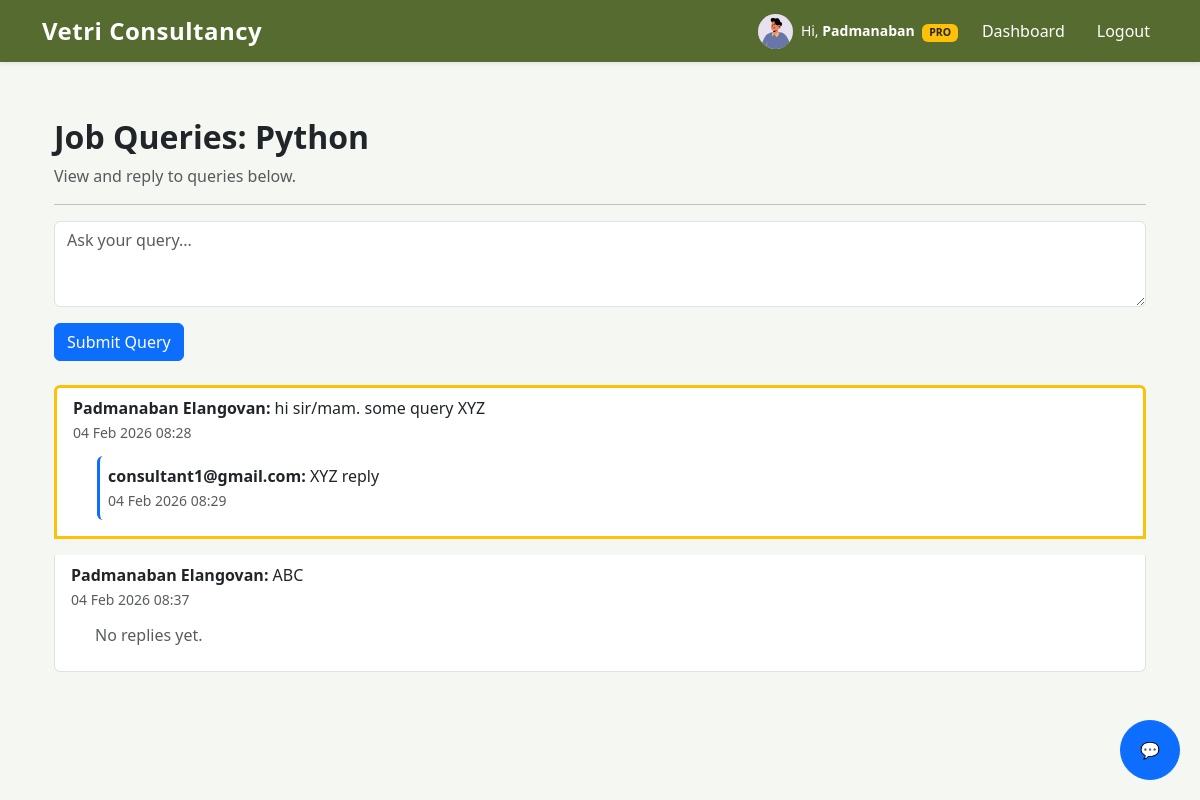
Screenshot of /jobs/21/queries/ (signed in) with the database file from the repository.
### accounts/models.py (models this page shows, shortened)
class User(AbstractUser):
    ROLE_CHOICES = (
        ('CANDIDATE', 'Candidate'),
        ('CONSULTANT', 'Consultant'),
        ('ADMIN', 'Admin'),
    )
    username = None
    email = models.EmailField(unique=True)
    role = models.CharField(max_length=20, choices=ROLE_CHOICES, default='CANDIDATE')
    USERNAME_FIELD = 'email'
    REQUIRED_FIELDS = []
    objects = CustomUserManager()

### profiles/models.py (models this page shows, shortened)
class CandidateProfile(models.Model):
    user = models.OneToOneField(
        settings.AUTH_USER_MODEL,
        on_delete=models.CASCADE,
        related_name='profile'
    )
    first_name = models.CharField(max_length=50, blank=True)
    last_name = models.CharField(max_length=50, blank=True)
    phone = models.CharField(max_length=20, blank=True)
    location = models.CharField(max_length=100, blank=True)
    experience_years = models.DecimalField(
        max_digits=4, decimal_places=1, null=True, blank=True
    )
    skills = models.TextField(blank=True, help_text="Comma-separated skills")
    resume = models.FileField(
        upload_to=user_resume_path,
        validators=[
            FileExtensionValidator(allowed_extensions=['pdf', 'doc', 'docx']),
            validate_file_size_5mb
        ],
        null=True,
        blank=True
    )
    profile_image = models.ImageField(
        upload_to=user_profile_image_path,
        null=True,
        blank=True
    )
    bio = models.TextField(blank=True, null=True)
    linkedin = models.URLField(blank=True, null=True)
    github = models.URLField(blank=True, null=True)
    created_at = models.DateTimeField(default=timezone.now)
    updated_at = models.DateTimeField(auto_now=True)

### jobs/models.py (models this page shows, shortened)
class Job(models.Model):
    JOB_TYPE_CHOICES = (
        ('FT', 'Full Time'),
        ('PT', 'Part Time'),
        ('RM', 'Remote'),
    )
    posted_by = models.ForeignKey(
        settings.AUTH_USER_MODEL,
        on_delete=models.CASCADE,
        related_name='posted_jobs'
    )
    title = models.CharField(max_length=200)
    company = models.CharField(max_length=150)
    location = models.CharField(max_length=150)
    experience = models.PositiveIntegerField(help_text="Experience in years")
    job_type = models.CharField(max_length=2, choices=JOB_TYPE_CHOICES)
    domain = models.CharField(max_length=150, help_text="Eg: Web Development, Data Science")
    skills = models.TextField(help_text="Comma separated skills")
    description = models.TextField()
    posted_on = models.DateTimeField(auto_now_add=True)
    is_active = models.BooleanField(default=True)

class JobQuery(models.Model):
    job = models.ForeignKey('Job', on_delete=models.CASCADE, related_name='queries')
    user = models.ForeignKey(settings.AUTH_USER_MODEL, on_delete=models.CASCADE)  # candidate
    question = models.TextField()
    created_at = models.DateTimeField(auto_now_add=True)
    is_resolved = models.BooleanField(default=False)

class JobQueryReply(models.Model):
    query = models.ForeignKey(JobQuery, on_delete=models.CASCADE, related_name='replies')
    user = models.ForeignKey(settings.AUTH_USER_MODEL, on_delete=models.CASCADE)  # can be candidate or consultant
    message = models.TextField()
    created_at = models.DateTimeField(auto_now_add=True)
    class Meta:
        ordering = ['created_at']

### jobs/views.py (the view, shortened to what this page needs)
# urls.py: path('<int:job_id>/queries/', job_queries_view, name='job_queries'),
@login_required
def job_queries_view(request, job_id):
    job = get_object_or_404(Job, id=job_id)
    user = request.user
    if user.role == 'CANDIDATE':
        queries = JobQuery.objects.filter(job=job, user=user)
    elif user.role == 'CONSULTANT' and job.posted_by == user:
        queries = JobQuery.objects.filter(job=job)
    else:
        return redirect('jobs:jobs_list')
    return render(request, 'jobs/job_queries.html', {
        'job': job,
        'queries': queries
    })

### subscriptions/models.py (called while the page is built)
    def is_pro(self):
        if self.plan != 'PRO':
            return False
        if self.end_date and self.end_date < timezone.now():
            return False
        return True

### jobs/templates/jobs/job_queries.html (shortened to what this page needs)
{% extends "base.html" %}
{% block content %}
<div class="container mt-5">
    <h2 class="fw-bold">Job Queries: {{ job.title }}</h2>
    <p class="text-muted">View and reply to queries below.</p>
    <hr>
    {% if user.role == 'CANDIDATE' %}
    <form method="post" class="mb-4">
        <div class="mb-3">
            <textarea name="question" class="form-control" rows="3" placeholder="Ask your query..." required></textarea>
        </div>
        <button class="btn btn-primary">Submit Query</button>
    </form>
    {% endif %}
    {% if queries %}
    <div class="list-group">
        {% for query in queries %}
        <div class="list-group-item mb-3 {% if not query.is_resolved %}border-warning border-3{% endif %}">
            <div class="d-flex justify-content-between align-items-center mb-2">
                <p class="mb-1">
                    <strong>{{ query.user.profile.first_name }} {{ query.user.profile.last_name|default:query.user.email }}:</strong>
                    {{ query.question }}
                    <br>
                    <small class="text-muted">{{ query.created_at|date:"d M Y H:i" }}</small>
                </p>
            </div>
            {% if query.replies.all %}
                {% for reply in query.replies.all %}
                <div class="ms-4 mb-2 p-2 border-start border-3 {% if reply.user.role == 'CONSULTANT' %}border-primary{% else %}border-secondary{% endif %} rounded">
                    <strong>{{ reply.user.profile.first_name }} {{ reply.user.profile.last_name|default:reply.user.email }}:</strong>
                    {{ reply.message }}
                    <br>
                    <small class="text-muted">{{ reply.created_at|date:"d M Y H:i" }}</small>
                </div>
                {% endfor %}
            {% else %}
                <p class="ms-4 text-muted">No replies yet.</p>
            {% endif %}
        </div>
        {% endfor %}
    </div>
    {% else %}
        <p class="text-muted">No queries yet for this job.</p>
    {% endif %}
</div>
{% endblock %}

### templates/base.html (shortened to what this page needs)
{% load static %}
<!DOCTYPE html>
<html lang="en">
<head>
    <link rel="stylesheet" href="https://cdn.jsdelivr.net/npm/bootstrap-icons@1.10.5/font/bootstrap-icons.css">
    <link href="https://cdn.jsdelivr.net/npm/bootstrap@5.3.3/dist/css/bootstrap.min.css" rel="stylesheet">
</head>
<body>
    {% if not hide_nav %}
    <nav class="navbar navbar-expand-lg fixed-top shadow-sm">
        <div class="container">
            <a class="navbar-brand logo"
                href="{% if user.is_authenticated %}{% url 'jobs:jobs_list' %}{% else %}{% url 'accounts:login' %}{% endif %}">
                Vetri Consultancy
            </a>
            <div class="collapse navbar-collapse" id="navbarNav">
                <ul class="navbar-nav ms-auto align-items-center gap-3">
                    {% if user.is_authenticated %}
<li class="nav-item d-flex align-items-center gap-2">
    {% if user.role == 'CANDIDATE' %}
        {% if user.profile.profile_image %}
            <img src="{{ user.profile.profile_image.url }}"
                 alt="Profile"
                 class="rounded-circle"
                 width="35"
                 height="35"
                 style="object-fit: cover;">
        {% endif %}
        <span class="text-white small">
            Hi,
            <strong>{{ user.profile.first_name|default:user.email }}</strong>
            {% if user.subscription.is_pro %}
                <span class="badge bg-warning text-dark ms-1">PRO</span>
            {% else %}
                <span class="badge bg-secondary ms-1">FREE</span>
            {% endif %}
        </span>
    {% elif user.role == 'CONSULTANT' %}
</li>
                    <li class="nav-item">
                        <a class="nav-link {% if request.resolver_match.url_name == 'dashboard' and request.resolver_match.app_name == 'accounts' %}active{% endif %}"
                            href="{% url 'accounts:dashboard' %}">
                            Dashboard
                        </a>
                    </li>
                    <li class="nav-item">
                        <form method="post" action="{% url 'accounts:logout' %}">
                            <button type="submit" class="logout-btn nav-link">Logout</button>
                        </form>
                    </li>
                    {% endif %}
                </ul>
            </div>
        </div>
    </nav>
    {% endif %}
    <div class="container">
        {% block content %}{% endblock %}
    </div>
<button id="chatbotBtn" class="btn btn-primary" style="position:fixed; bottom:20px; right:20px; border-radius:50%; width:60px; height:60px;">
    💬
</button>
</body>
</html>

### templates/base.html (style rules this page uses)
body { padding-top: 70px; background-color: #F5F7F2; }
.navbar { background-color: #556B2F !important; }
.navbar .nav-link, .navbar-brand { color: #ffffff !important; font-weight: 500; }
.logo { font-weight: bold; font-size: 1.5rem; letter-spacing: 0.5px; }
.logout-btn { color: #ffffff; background: none; border: none; padding: 0; }

### rows the page displays
User: profile.profile_image (picture), profile.first_name "Padmanaban"
Job: title "Python"
JobQuery: user.profile.first_name "Padmanaban", user.profile.last_name "Elangovan", question "hi sir/mam. some query XYZ", created_at "04 Feb 2026 08:28"
JobQueryReply: user.profile.last_name "consultant1@gmail.com", message "XYZ reply", created_at "04 Feb 2026 08:29"
JobQuery: user.profile.first_name "Padmanaban", user.profile.last_name "Elangovan", question "ABC", created_at "04 Feb 2026 08:37", shows "No replies yet."
